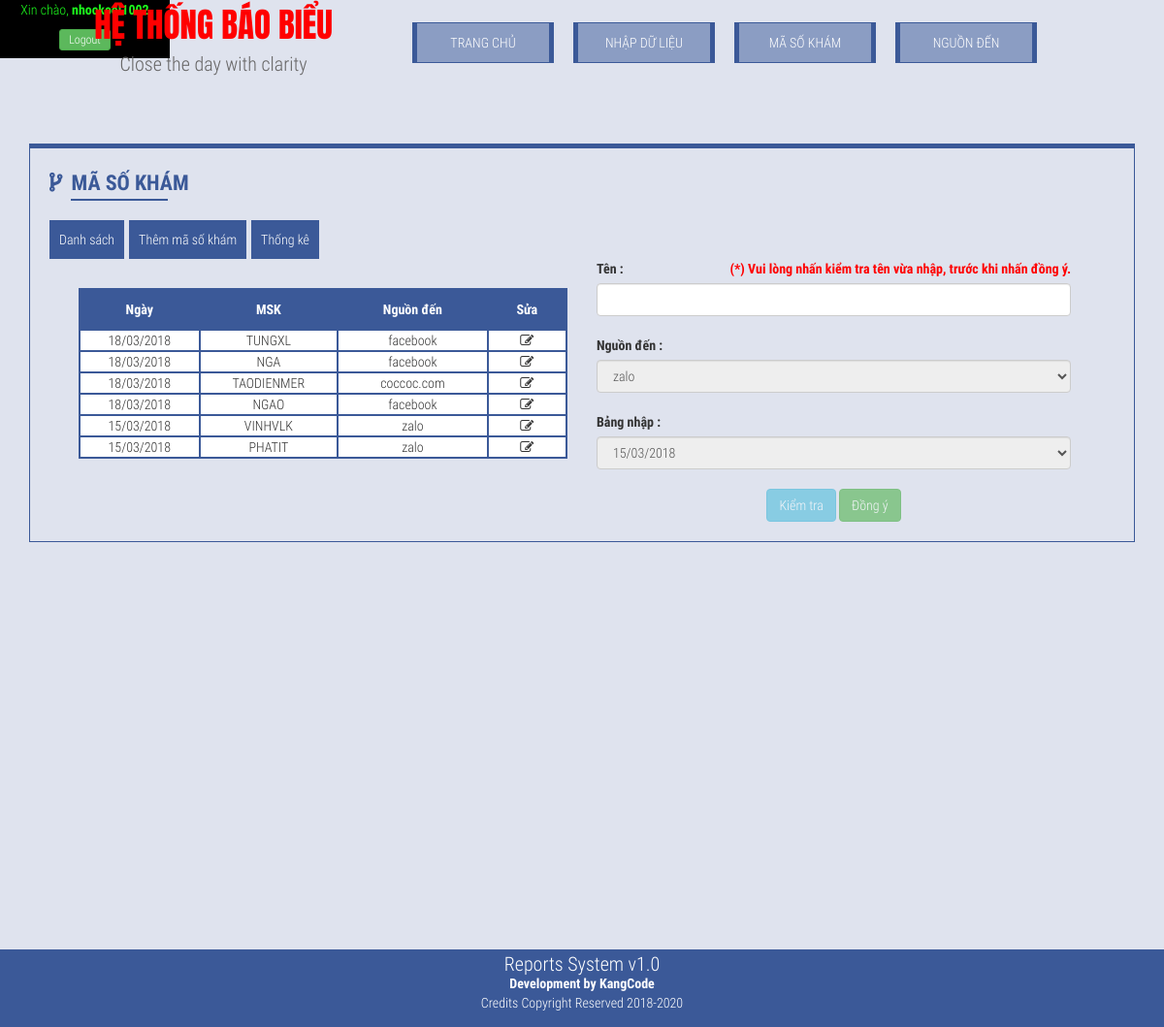
The app's page /index.php?page=msklist (signed in) with its own data.
### tables this page shows
CREATE TABLE `masokham` (
  `id` int(10) NOT NULL,
  `msk` varchar(10) NOT NULL,
  `idbangnhap` int(10) NOT NULL,
  `idnguonden` int(10) NOT NULL
);

CREATE TABLE `bangnhap` (
  `id` int(10) NOT NULL,
  `ngaythang` timestamp NOT NULL DEFAULT CURRENT_TIMESTAMP ON UPDATE CURRENT_TIMESTAMP,
  `hienthi` int(11) NOT NULL,
  `tongchiphi` float NOT NULL,
  `sonhapchuot` int(10) NOT NULL,
  `uniquevisitor` int(10) NOT NULL,
  `tongsokhachtuvan` int(10) NOT NULL,
  `hieuqua` int(10) NOT NULL,
  `khonghieuqua` int(10) NOT NULL,
  `dathen` int(10) NOT NULL,
  `denkham` int(11) NOT NULL,
  `ghichu` text
);

CREATE TABLE `nguonden` (
  `id` int(10) NOT NULL,
  `nguonden` varchar(100) NOT NULL
);

### templates/dsmsk.php (the view, shortened to what this page needs)
<div class="container-fluid">
    <div class="col-sm-6">
        <br>
        <div class="row">
            <table class="bangdulieu">
              <tr>
                    <td>Ngày</td>
                  <td>MSK</td>
                  <td>Nguồn đến</td>
                  <td>Sửa</td>
              </tr>
            <?php
            $sql = "SELECT masokham.id,msk,nguonden,bangnhap.ngaythang FROM `masokham` INNER JOIN `bangnhap` ON masokham.idbangnhap = bangnhap.id INNER JOIN `nguonden` ON masokham.idnguonden = nguonden.id ORDER BY bangnhap.ngaythang DESC";
            if ($result = $conn->query($sql)) {
                while ($row = $result->fetch_assoc()) {
                    $date=date_create($row['ngaythang']);
                $jw = date_format($date,"d/m/Y");
                    ?>
                    <tr>
                  <td><?php echo $jw; ?></td>
                  <td><?php echo $row['msk']; ?></td>
                  <td><?php echo $row['nguonden']; ?></td>
                  <td class="suamasokham" data-id="<?php echo $row['id']; ?>"><i class="fa fa-pencil-square-o"></i></td>
                    </tr>
                    <?php
                }
            }
            ?>
            </table>
        </div>
    </div>
    <div class="col-sm-6">
        <label>Tên :</label><span style="color:red;font-weight:bolder;float:right;">(*) Vui lòng nhấn kiểm tra tên vừa nhập, trước khi nhấn đồng ý.</span>
        <input type="text" class="form-control osuate" /><br>
        <label>Nguồn đến :</label>
        <select class="form-control onguondensl" disabled="disabled">
           <?php
            $sql = "SELECT * FROM nguonden";
            if ($result = $conn->query($sql)) {
                while ($row = $result->fetch_assoc()) {
                    ?>
                    <option value="<?php echo $row['id']; ?>"><?php echo $row['nguonden']; ?></option>
                    <?php
                }
            }
            ?>
        </select>
        <br>
        <label>Bảng nhập :</label>
        <select class="form-control obangnhapsl" disabled="disabled">
           <?php
            $sql = "SELECT * FROM bangnhap";
            if ($result = $conn->query($sql)) {
                while ($row = $result->fetch_assoc()) {
                    $date=date_create($row['ngaythang']);
                $jw = date_format($date,"d/m/Y");
                    ?>
                    <option value="<?php echo $row['id']; ?>"><?php echo $jw; ?></option>
                    <?php
                }
            }
            ?>
        </select>
        <input type="hidden" class="form-control oid" /><br>
        <br>
        <div style="text-align:center">
        <button type="button" class="btn btn-info ktbutz" disabled="disabled">Kiểm tra</button>
        <button type="button" class="btn btn-success dybutz" disabled="disabled">Đồng ý</button>
        </div>
    </div>
</div>

### index.php (shortened to what this page needs)
<?php
    if(isset($_SESSION['kanguser'])){
?>
<!DOCTYPE html>
<html lang="en">
<head>
     <?php require_once('templates/header.php'); ?>
</head>
<body>
    <?php if(isset($_SESSION['kanguser'])){  ?>
    <div class="infouser" style="width: 175px;height: 60px;background-color: black;position: absolute;top: 0;left: 0;background-image: url(https://thumbs.gfycat.com/CheerfulSlimyHorse-size_restricted.gif);
    background-position: 100% 100%;-webkit-user-select:none;-moz-user-select:none;user-select:none;">
        <p>Xin chào, <b><?php echo $_SESSION['kanguser']; ?></b></p>
        <p><a href="exe/exelogout.php" class="btn btn-success btn-xs" style="width:30%;display:block;margin:0 auto;text-align:center;">Logout</a></p>
    </div>
    <?php } ?>
    <div class="wrapper">
        <div class="header">
            <?php require_once('templates/top.php'); ?>
        </div>
        <div class="line"></div>
        <div class="body">
            <div class="container<?php if(!isset($_GET['page']) || $_GET['page'] == 'olddata'){ echo "-fluid"; } ?>">
                <div class="col-sm-12 bodycontent">
                    <div class="row">
                        <?php
                        if(isset($_GET['page'])){
                            $page = $_GET['page'];
                            switch($page){
                                case "msklist" :
                                    require_once("templates/msk.php");
                                    break;
                            }
                        }
                        else require_once("templates/homepage.php");
                        ?>
                    </div>
                </div>
            </div>
        </div>
    </div>
    <?php require_once('templates/footer.php'); ?>
</body>
    <?php } else header('Location:login.php'); ?>
</html>

### templates/header.php (shortened to what this page needs)
 <link rel="stylesheet" href="css/bootstrap/bootstrap.css">
 <link href="https://maxcdn.bootstrapcdn.com/font-awesome/4.7.0/css/font-awesome.min.css" rel="stylesheet">
<link rel="stylesheet" type="text/css" href="https://cdn.datatables.net/1.10.16/css/jquery.dataTables.css">
<link rel="stylesheet" type="text/css" href="https://cdn.datatables.net/buttons/1.5.1/css/buttons.dataTables.min.css">
 <link rel="stylesheet" href="css/style.css">

### templates/top.php
<div class="container">
    <div class="col-sm-12">
        <div class="row">
            <div class="col-sm-4 branding">
                <p class="brandtit">hệ thống báo biểu</p>
                <p class="branddesc">Close the day with clarity</p>
            </div>
            <div class="col-sm-8 menutop">
                <div class="menuchild"><a href="index.php">Trang chủ</a></div>
                <div class="menuchild"><a href="index.php?page=addform">Nhập Dữ Liệu</a></div>
                <div class="menuchild"><a href="index.php?page=msklist">Mã số khám</a></div>
                <div class="menuchild"><a href="index.php?page=ndlist">Nguồn đến</a></div>
            </div>
        </div>
    </div>
   </div>

### templates/msk.php (shortened to what this page needs)
<div class="container-fluid">
    <div class="col-sm-12">
        <div class="row">
        <div class="h1title">Mã số khám</div>
        </div>
        <br>
        <div class="row">
        <?php require_once('templates/menu-msk.php'); ?>
        </div>
        <?php
        if(isset($_GET['page']) && !isset($_GET['child'])){
                if($_GET['page'] == 'msklist'){
                require_once("templates/dsmsk.php");
                }
            }
        ?>
    </div>
</div>

### templates/menu-msk.php
<div class="sub-menu">
    <div class="sub-child"><a href="index.php?page=msklist">Danh sách</a></div>
    <div class="sub-child"><a href="index.php?page=msklist&child=tmsk">Thêm mã số khám</a></div>
    <div class="sub-child"><a href="index.php?page=msklist&child=tkmsk">Thống kê</a></div>
</div>

### templates/footer.php
<div class="footer">
    <p style="font-size: 20px;">Reports System v1.0</p>
    <p style="font-weight: bolder;color: #fffeff;font-size: 14px;">Development by KangCode</p>
    <p>Credits Copyright Reserved 2018-2020</p>
</div>

### css/style.css (style rules this page uses)
body,html { margin:0 auto; padding:0; width: 100%; height: 100%; background-color: #dfe3ee;font-family: 'Roboto Condensed', sans-serif; }
.branding { line-height: 30px; }
p.brandtit { color: red; font-size: 35px; text-transform: uppercase; font-family: 'Anton', sans-serif; margin-top: 0.3em; display: block; text-align: center; }
.menutop { display: inline-flex; margin-top: 2%; }
.menuchild { width: 20%; background-color: #8b9dc3; color: white; padding: 10px; margin-right: 20px; text-align: center; border-right: 5px solid #3b5998; border-left: 5px solid #3b5998; border-top: 1px solid #3b5998; border-bottom: 1px solid #3b5998; text-transform: uppercase; }
p.branddesc { display: block; text-align: center; color: #666565; font-size: 20px; }
.menuchild>a { color: white; text-decoration: none; }
.line { width: 100%; height: 35px; background-image: url(http://localhost/baobieu/img/line.png); background-repeat: no-repeat; background-position: center; }
.col-sm-12.bodycontent { width: 100%; max-width: 100%; border: 1px solid #3b5998; border-top: 5px solid #3b5998; height: auto; padding-top: 20px; padding-left: 20px; padding-bottom: 20px; padding-right: 20px; margin-top: 2%; margin-bottom:500px; }
.h1title { font-weight: bolder; text-transform: uppercase; font-size: 22px; color: #3b5998; position:relative; }
.h1title:before { content: "\f126"; font-family: FontAwesome; margin-right: 10px; }
.h1title:after { content: ""; display: flex; width: 100px; border: 1px solid #3b5998; margin-left:2%; }
table.bangdulieu { width: 97.1%; margin: 0 auto; margin-left: 0px; margin-top: 10px; }
table.bangdulieu tr:first-child { background-color: #3b5998; color: white; font-weight: bolder; }
table.bangdulieu tr:first-child td { padding: 10px; background-color: #3b5998 !important; }
table.bangdulieu tr td { border: 2px solid #3b5998; background-color: white; }
table.bangdulieu tr td { border: 2px solid #3b5998; background-color: white; font-size: 14px; text-align: center; }
.sub-menu { display: inline-flex; }
.sub-menu .sub-child { padding: 10px; background-color: #3b5998; margin-right: 5px; }
.sub-menu .sub-child a { color: white; }
.footer { position: fixed; bottom: 0; width: 100%; background-color: #3b5998; padding: 10px; text-align: center; color: white; min-height: 50px; height: auto; line-height: 10px; }

### index.php (style rules this page uses)
.infouser>p { color: #1dff1d; text-align: center; }

### records on screen
masokham: idbangnhap.ngaythang "18/03/2018", msk "TUNGXL", idnguonden.nguonden "facebook"
masokham: idbangnhap.ngaythang "18/03/2018", msk "NGA", idnguonden.nguonden "facebook"
masokham: idbangnhap.ngaythang "18/03/2018", msk "TAODIENMER", idnguonden.nguonden "coccoc.com"
masokham: idbangnhap.ngaythang "18/03/2018", msk "NGAO", idnguonden.nguonden "facebook"
masokham: idbangnhap.ngaythang "15/03/2018", msk "VINHVLK", idnguonden.nguonden "zalo"
masokham: idbangnhap.ngaythang "15/03/2018", msk "PHATIT", idnguonden.nguonden "zalo"

### other values on screen
$_SESSION['kanguser'] "nhockool1002"
form field value "zalo"
form field value "15/03/2018"
